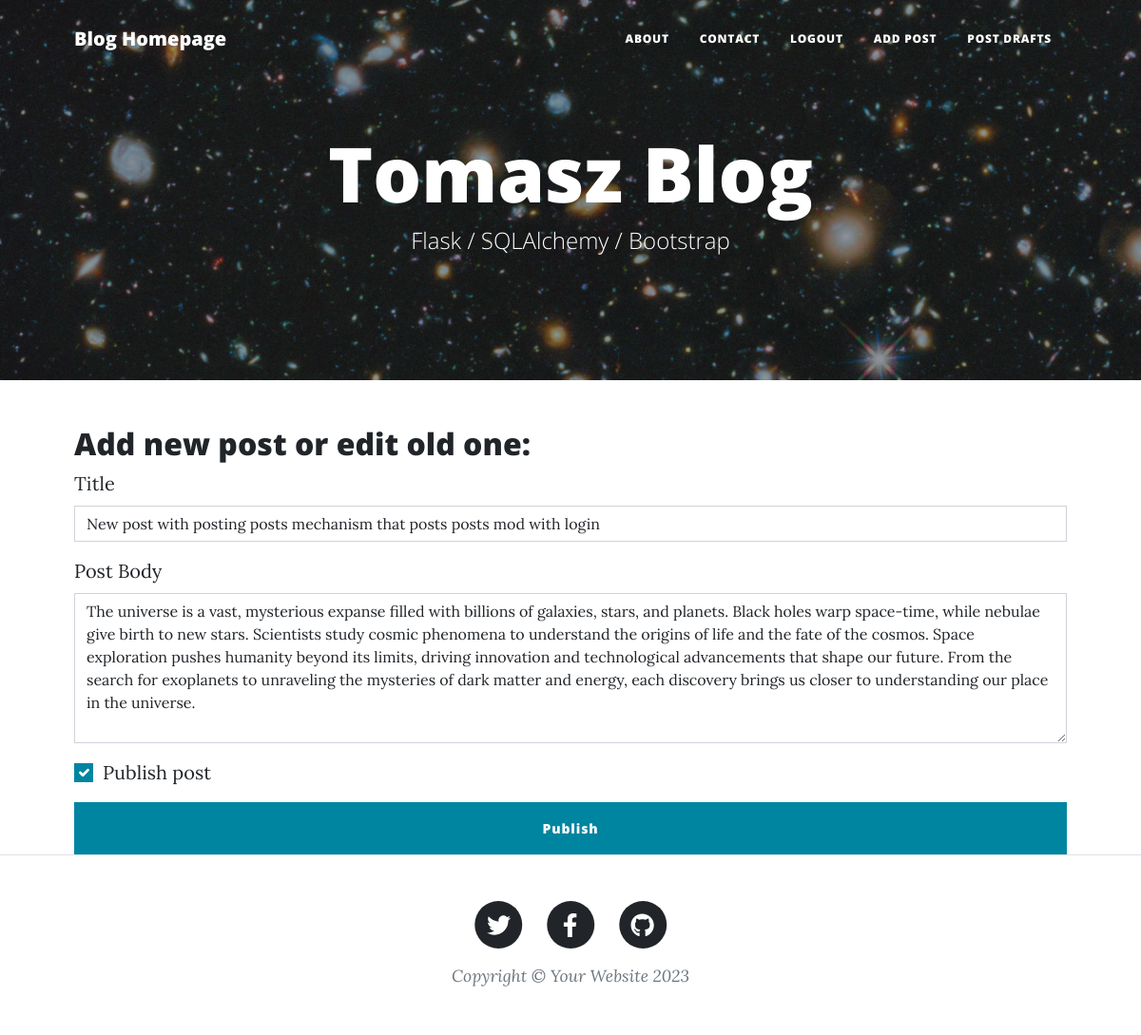
The app's page /edit-post/14 (signed in) with its own data.
### blog/models.py (models this page shows)
class Entry(db.Model):
   id = db.Column(db.Integer, primary_key=True)
   title = db.Column(db.String(80), nullable=False)
   body = db.Column(db.Text, nullable=False)
   pub_date = db.Column(db.DateTime, nullable=False,
       default=datetime.datetime.utcnow)
   is_published = db.Column(db.Boolean, default=False)

### blog/routes.py (the view, shortened to what this page needs)
@app.route("/new_post", methods=['GET', 'POST'])
@app.route("/edit-post/<int:entry_id>", methods=["GET", "POST"])
@login_required
def handle_post(entry_id = None):
    errors = ""
    if entry_id:
        entry = Entry.query.filter_by(id=entry_id).first_or_404()
        form = EntryForm(obj=entry)
    else:
        form = EntryForm()
        entry = Entry()
    errors = form.errors if request.method == 'POST' else None
    return render_template("add_post.html", form=form, errors=errors)

### blog/forms.py
class EntryForm(FlaskForm):
    title = StringField('Title', validators=[DataRequired()])
    body = TextAreaField('Post body', validators=[DataRequired()])
    is_published = BooleanField('Is post published')

### blog/routes.py (called while the page is built)
def login_required(view_func):
   @functools.wraps(view_func)
   def check_permissions(*args, **kwargs):
       if session.get('logged_in'):
           return view_func(*args, **kwargs)
       return redirect(url_for('login', next=request.path))
   return check_permissions

### blog/templates/add_post.html (shortened to what this page needs)
{% extends "index.html" %}
{% block content %}
<div class="container px-4 px-lg-5 mt-5">
    <h2> Add new post or edit old one: </h2>
    <form method="POST" action="/new_post">
        <div class="mb-3">
            <label for="title" class="form-label">Title</label>
            {{ form.title(class="form-control", placeholder="Enter title") }}
        </div>
        <div class="mb-3">
            <label for="body" class="form-label">Post Body</label>
            {{ form.body(class="form-control", rows="6", placeholder="Write your post here...") }}
        </div>
        <div class="form-check mb-3">
            {{ form.is_published(class="form-check-input") }}
            <label class="form-check-label" for="is_published">Publish post</label>
        </div>
        <button type="submit" class="btn btn-primary w-100">Publish</button>
    </form>
</div>
{% endblock %}

### records on screen
Entry: title "New post with posting posts mechanism that posts posts mod with login", body "The universe is a vast, mysterious expanse filled with billions of galaxies, stars, and planets. Black holes warp space-time, while nebulae give birth to new stars. Scientists study cosmic phenomena to understand the origins of life and the fate of the cosmos. Space exploration pushes humanity beyond its limits, driving innovation and technological advancements that shape our future. From the search for exoplanets to unraveling the mysteries of dark matter and energy, each discovery brings us closer to understanding our place in the universe.", is_published "☑"
